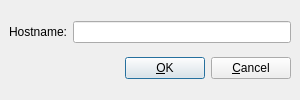
<ui version="4.0" >
 <class>HostDialog</class>
 <widget class="QDialog" name="HostDialog" >
  <property name="windowModality" >
   <enum>Qt::WindowModal</enum>
  </property>
  <property name="geometry" >
   <rect>
    <x>0</x>
    <y>0</y>
    <width>300</width>
    <height>100</height>
   </rect>
  </property>
  <property name="sizePolicy" >
   <sizepolicy>
    <hsizetype>0</hsizetype>
    <vsizetype>0</vsizetype>
    <horstretch>0</horstretch>
    <verstretch>0</verstretch>
   </sizepolicy>
  </property>
  <property name="minimumSize" >
   <size>
    <width>300</width>
    <height>100</height>
   </size>
  </property>
  <property name="maximumSize" >
   <size>
    <width>300</width>
    <height>100</height>
   </size>
  </property>
  <property name="windowTitle" >
   <string>Add Host</string>
  </property>
  <property name="windowIcon" >
   <iconset resource="kmchart.qrc" >:/computer.png</iconset>
  </property>
  <property name="sizeGripEnabled" >
   <bool>false</bool>
  </property>
  <property name="modal" >
   <bool>true</bool>
  </property>
  <layout class="QGridLayout" >
   <property name="margin" >
    <number>9</number>
   </property>
   <property name="spacing" >
    <number>6</number>
   </property>
   <item row="0" column="0" >
    <layout class="QVBoxLayout" >
     <property name="margin" >
      <number>0</number>
     </property>
     <property name="spacing" >
      <number>6</number>
     </property>
     <item>
      <layout class="QGridLayout" >
       <property name="margin" >
        <number>0</number>
       </property>
       <property name="spacing" >
        <number>6</number>
       </property>
       <item row="0" column="0" >
        <widget class="QLabel" name="hostLabel" >
         <property name="text" >
          <string>Hostname:</string>
         </property>
         <property name="alignment" >
          <set>Qt::AlignRight|Qt::AlignTrailing|Qt::AlignVCenter</set>
         </property>
         <property name="wordWrap" >
          <bool>false</bool>
         </property>
        </widget>
       </item>
       <item row="0" column="1" >
        <widget class="QLineEdit" name="hostLineEdit" />
       </item>
      </layout>
     </item>
     <item>
      <spacer>
       <property name="orientation" >
        <enum>Qt::Vertical</enum>
       </property>
       <property name="sizeType" >
        <enum>QSizePolicy::Fixed</enum>
       </property>
       <property name="sizeHint" >
        <size>
         <width>280</width>
         <height>8</height>
        </size>
       </property>
      </spacer>
     </item>
     <item>
      <layout class="QHBoxLayout" >
       <property name="margin" >
        <number>0</number>
       </property>
       <property name="spacing" >
        <number>6</number>
       </property>
       <item>
        <spacer>
         <property name="orientation" >
          <enum>Qt::Horizontal</enum>
         </property>
         <property name="sizeType" >
          <enum>QSizePolicy::Expanding</enum>
         </property>
         <property name="sizeHint" >
          <size>
           <width>20</width>
           <height>20</height>
          </size>
         </property>
        </spacer>
       </item>
       <item>
        <widget class="QPushButton" name="buttonOk" >
         <property name="text" >
          <string>&amp;OK</string>
         </property>
         <property name="shortcut" >
          <string/>
         </property>
         <property name="autoDefault" >
          <bool>true</bool>
         </property>
         <property name="default" >
          <bool>true</bool>
         </property>
        </widget>
       </item>
       <item>
        <widget class="QPushButton" name="buttonCancel" >
         <property name="text" >
          <string>&amp;Cancel</string>
         </property>
         <property name="shortcut" >
          <string/>
         </property>
         <property name="autoDefault" >
          <bool>true</bool>
         </property>
        </widget>
       </item>
      </layout>
     </item>
    </layout>
   </item>
  </layout>
 </widget>
 <layoutdefault spacing="6" margin="11" />
 <tabstops>
  <tabstop>hostLineEdit</tabstop>
  <tabstop>buttonOk</tabstop>
  <tabstop>buttonCancel</tabstop>
 </tabstops>
 <resources>
  <include location="kmchart.qrc" />
 </resources>
 <connections>
  <connection>
   <sender>buttonOk</sender>
   <signal>clicked()</signal>
   <receiver>HostDialog</receiver>
   <slot>accept()</slot>
   <hints>
    <hint type="sourcelabel" >
     <x>20</x>
     <y>20</y>
    </hint>
    <hint type="destinationlabel" >
     <x>20</x>
     <y>20</y>
    </hint>
   </hints>
  </connection>
  <connection>
   <sender>buttonCancel</sender>
   <signal>clicked()</signal>
   <receiver>HostDialog</receiver>
   <slot>reject()</slot>
   <hints>
    <hint type="sourcelabel" >
     <x>20</x>
     <y>20</y>
    </hint>
    <hint type="destinationlabel" >
     <x>20</x>
     <y>20</y>
    </hint>
   </hints>
  </connection>
 </connections>
</ui>
